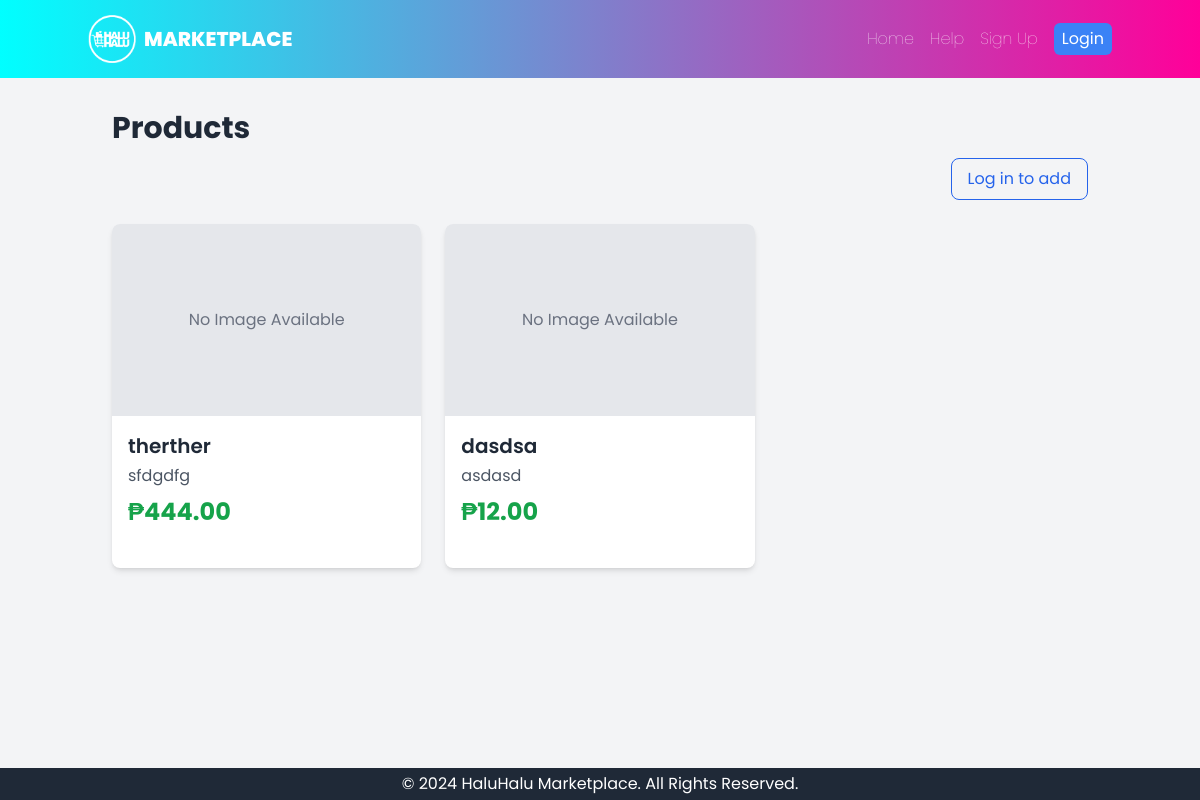
Before: /products/ with the older database file.
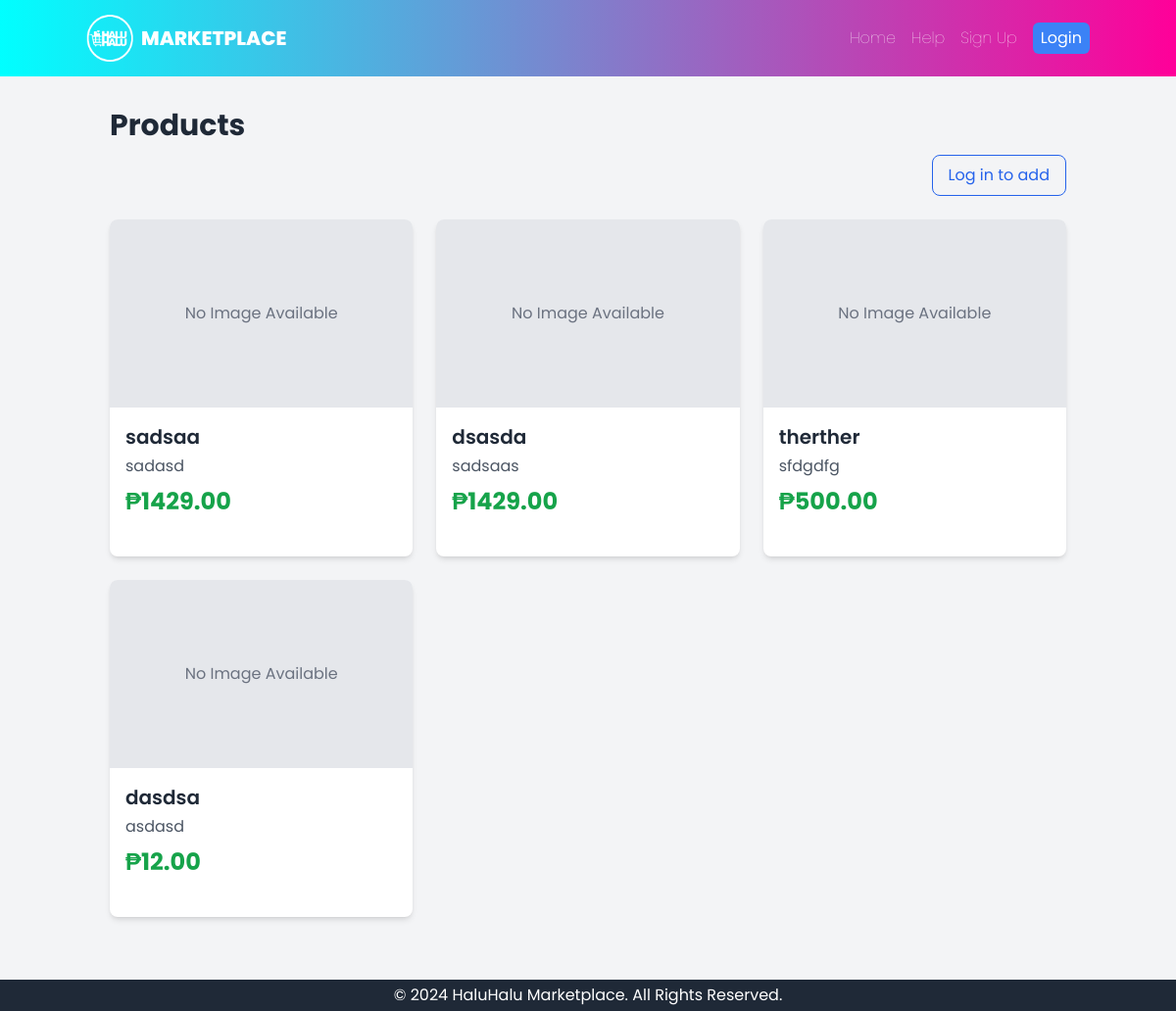
After: the same page with the newer database file.
### core/models.py (models this page shows, shortened)
class Product(models.Model):
    title = models.CharField(max_length=255)
    description = models.TextField()
    price = models.DecimalField(max_digits=10, decimal_places=2)
    image = models.ImageField(upload_to='product_images/', blank=True, null=True)
    is_sold = models.BooleanField(default=False)
    seller = models.ForeignKey(settings.AUTH_USER_MODEL, on_delete=models.CASCADE, related_name='products')
    posted_at = models.DateTimeField(auto_now_add=True)
    is_public = models.BooleanField(default=True)
    class Meta:
        ordering = ['-posted_at']

### core/views.py (the view)
# urls.py: path('products/', ProductListView.as_view(), name='product_list'),
class ProductListView(ListView):
    model = Product
    template_name = 'core/product_list.html'
    context_object_name = 'products'
    paginate_by = 10
    def get_queryset(self):
        return Product.objects.filter(is_sold=False)

### core/templates/core/product_list.html (shortened to what this page needs)
{% extends 'base.html' %}
{% block content %}
<h1 class="text-3xl font-bold text-gray-800 mb-3">Products</h1>
<div class="mb-6 flex justify-end">
  {% if user.is_authenticated %}
    <a href="{% url 'product_add' %}"
       class="inline-flex items-center gap-2 px-4 py-2 rounded-lg bg-blue-600 text-white hover:bg-blue-700">
      <span class="text-xl leading-none">＋</span> Add Product
    </a>
  {% else %}
    <a href="{% url 'login' %}?next={% url 'product_add' %}"
       class="inline-flex items-center gap-2 px-4 py-2 rounded-lg border border-blue-600 text-blue-600 hover:bg-blue-50">
      Log in to add
    </a>
  {% endif %}
</div>
<div class="grid grid-cols-1 sm:grid-cols-2 lg:grid-cols-3 xl:grid-cols-4 gap-6">
    {% for product in products %}
        <div class="bg-white rounded-lg shadow-md overflow-hidden transition-transform duration-200 hover:scale-105">
            <a href="{% url 'product_detail' product.pk %}">
                {% if product.image %}
                    <img src="{{ product.image.url }}" alt="{{ product.title }}" class="w-full h-48 object-cover">
                {% else %}
                    <div class="w-full h-48 flex items-center justify-center bg-gray-200 text-gray-500">
                        No Image Available
                    </div>
                {% endif %}
            </a>
            <div class="p-4 flex flex-col h-full">
                <h2 class="text-xl font-semibold text-gray-800">{{ product.title }}</h2>
                <p class="text-gray-600 mt-1 line-clamp-2">{{ product.description }}</p>
                <p class="mt-2 text-2xl font-bold text-green-600">₱{{ product.price }}</p>
            </div>
        </div>
    {% empty %}
        <p class="col-span-full text-center text-gray-600">No products available yet.</p>
    {% endfor %}
</div>
{% endblock %}

Changed rows visible on the page:
added Product: image "No Image Available", title "sadsaa", description "sadasd", price "1429.00"
added Product: image "No Image Available", title "dsasda", description "sadsaas", price "1429.00"
changed Product "therther": price "444.00" → "500.00"
